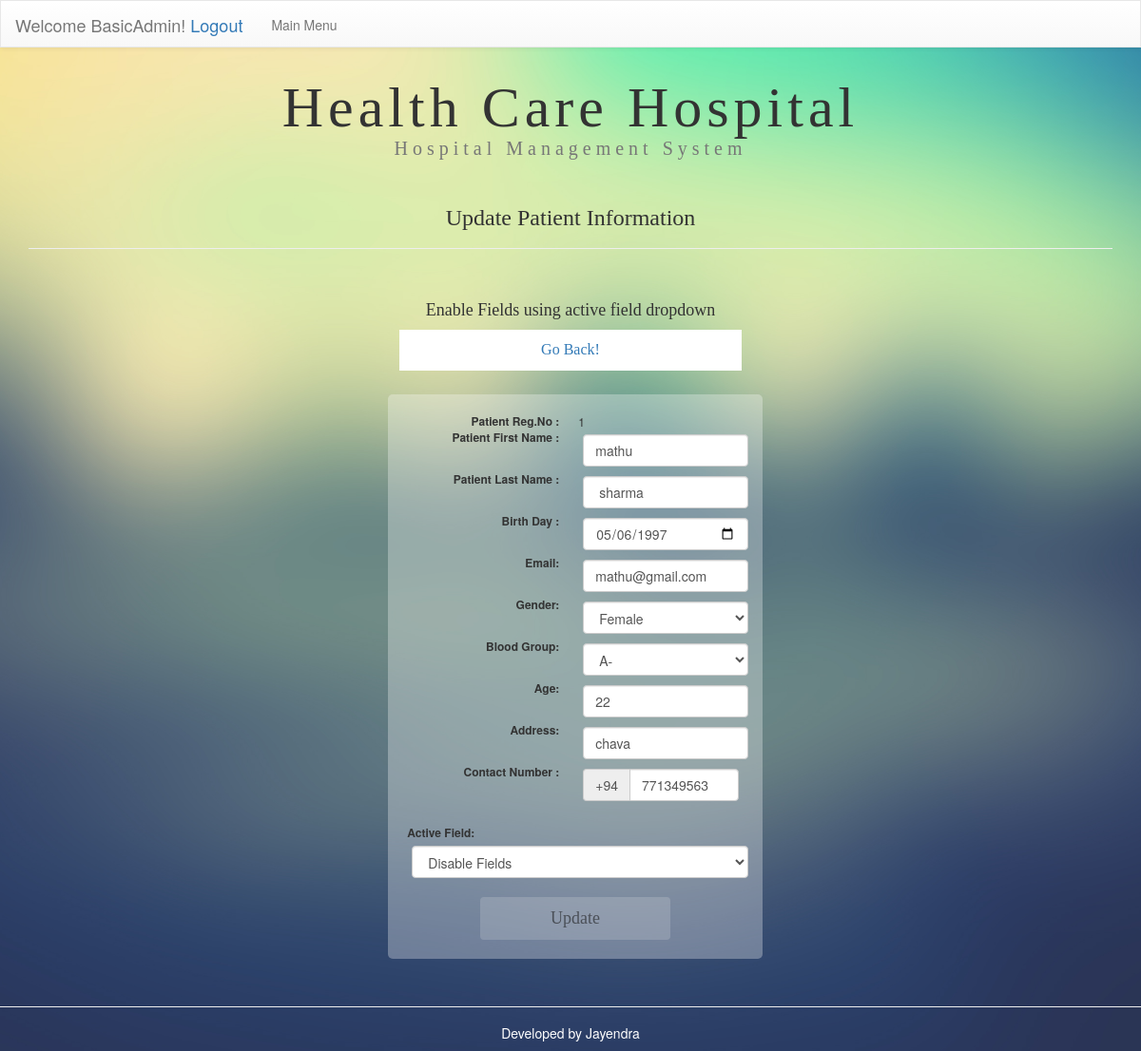
The page /HospitalSystem/suadpeted.php?id=1 (signed in) on the database its author committed.
### tables this page shows
CREATE TABLE `patient` (
  `pet_id` int(11) NOT NULL AUTO_INCREMENT,
  `pet_reg_date` datetime DEFAULT CURRENT_TIMESTAMP,
  `pet_fn` varchar(100) DEFAULT NULL,
  `pet_sn` varchar(100) DEFAULT NULL,
  `pet_addr` varchar(500) DEFAULT NULL,
  `pet_ac` varchar(3) DEFAULT '+94',
  `pet_con` int(10) DEFAULT NULL,
  `pet_em` varchar(1000) DEFAULT NULL,
  `pet_gen` varchar(10) DEFAULT NULL,
  `pet_bd` date DEFAULT NULL,
  `pet_age` int(3) DEFAULT NULL,
  `pet_bg` varchar(3) DEFAULT NULL,
  `Pet_opdid` int(11) DEFAULT NULL,
  `Insert_admunname` varchar(100) DEFAULT NULL,
  `Update_sadmunname` varchar(100) DEFAULT NULL,
  `update_date` datetime DEFAULT NULL,
  PRIMARY KEY (`pet_id`),
  KEY `Pet_opdid` (`Pet_opdid`)
);

### HospitalSystem/suadpeted.php (the view, shortened to what this page needs)
<!DOCTYPE html PUBLIC "-//W3C//DTD XHTML 1.0 Transitional//EN" "http://www.w3.org/TR/xhtml1/DTD/xhtml1-transitional.dtd">
<html xmlns="http://www.w3.org/1999/xhtml">
<head>
<link rel="stylesheet" href="css/hide.css">
<link rel="stylesheet" href="css/bootstrap.min.css">
<link rel="stylesheet" href="css/bootstrap-theme.min.css">
<link rel="stylesheet" type="text/css" href="css/staff.css"/><script type="text/javascript" src="js/rightde.js"></script>
</head>
<body>
  <header class="nav-down ">
<?php include_once('sanavbar.php');?>
</header>
<?php
require('connect.php');
$id=$_REQUEST['id'];
$query = "SELECT * FROM `patient` WHERE `pet_id`='$id'";
$result = mysqli_query($con, $query) or die ( mysqli_error());
$row = mysqli_fetch_assoc($result);
?>
<div class="container">
<div class="row">
<div class="col-md-12 col-xs-12 ">
<h1 class="text-center ">Health Care Hospital<br /><small style="font-size:20px">Hospital Management System</small></h1></div>
</div>
</div>
<div class="container">
<div class="row">
<div class="col-md-12 col-xs-12">
<div class="page-header">
<h3 style="font-family:calibri;" class="text-center">Update Patient Information</h3></div>
</div>
</div>
</div>
<div style="border-radius:10px; padding:25px;" class="container-fluid">
<div class="row">
<div class="">
<h4 style="font-family:calibri;" class="text-center">Enable Fields using active field dropdown</h4>
<div class="container">
<div class="row">
<div class="col-md-4 col-md-push-4">
<ul class="nav  nav-justified" style="background-color:#FFF;">
<li style="font-family:calibri; font-size:16px;"><a href="supadminop.php">Go Back!</a></ul>
</div>
</div>
</div>
<br />
<div style="padding:20px;  margin:5px; border-radius:5px; background-color:rgba(255, 255, 255, 0.3);"class="col-md-4 col-md-push-4">
<dl class="dl-horizontal">
<form class="" action="" method="post" id="upform">
  <dt style="font-size:12px;"><strong>Patient Reg.No :</strong> </dt>
  <dd style="font-size:12px;"><?php echo $row["pet_id"]; ?></dd>
  <dt style="font-size:12px;"><strong>Patient First Name : </strong> </dt>
  <dd style="font-size:12px;"><input pattern="[A-Za-z]{1,30}" title="Use Only Letters" name="pfname" id="patifn" style="margin:5px" class="form-control" type="text" value="<?php echo $row["pet_fn"]; ?>"></dd>
  <dt style="font-size:12px;"><strong>Patient Last Name : </strong> </dt>
  <dd style="font-size:12px;"><input pattern="[A-Za-z]{1,30}" title="Use Only Letters" name="psname" id="patsn" style="margin:5px" class="form-control" type="text" value=" <?php echo $row["pet_sn"]; ?>" </dd>
  <dt style="font-size:12px;"><strong>Birth Day      : </strong></dt>
  <dd style="font-size:12px;"><input required="required" name="pdob" id="db"  style="margin:5px" class="form-control" type="date" value="<?php echo $row["pet_bd"]; ?>"></dd>
  <dt style="font-size:12px;"><strong>Email: </strong></dt>
  <dd style="font-size:12px;"><input pattern="[a-z0-9._%+-]+@[a-z0-9.-]+\.[a-z]{2,3}$" title="Not Valide Email" name="em" id="em"  style="margin:5px" class="form-control" type="text" value="<?php echo $row["pet_em"]; ?>"></dd>
  <dt style="font-size:12px;"><strong>Gender: </strong></dt>
  <dd style="font-size:12px;">
  <select name="gen"  id="gen"  style="margin:5px"    class="form-control" placeholder="Select your Gendere">
      <option  value="<?php echo $row["pet_gen"]; ?>"><?php echo $row["pet_gen"]; ?></option>
      <option value="Female">Female</option></dd>
  <dt style="font-size:12px;"><strong>Blood Group: </strong></dt></dt>
  <dd style="font-size:12px;">
  <select id="bog"  style="margin:5px" name="bg"   class="form-control" placeholder="Select your Staff Type">
  <option value="<?php echo $row["pet_bg"]; ?>"><?php echo $row["pet_bg"]; ?></option>
  </select></dd>
  <dt style="font-size:12px;"><strong>Age: </strong></dt>
  <dd style="font-size:12px;"><input name="age" style="margin:5px" class="form-control" type="text" value="<?php echo $row["pet_age"]; ?>" ></dd>
  <dt style="font-size:12px;"><strong>Address: </strong></dt>
  <dd style="font-size:12px;"><input required="required" name="padd" id="addr"  style="margin:5px" class="form-control" type="text" value="<?php echo $row["pet_addr"]; ?>" ></dd>
  <dt style="font-size:12px;"><strong>Contact Number : </strong>
  <dd style="font-size:12px;"><div style="margin:5px" class="input-group">
  <span class="  input-group-addon" id="basic-addon1"><?php echo $row["pet_ac"]; ?></span>
  <input pattern="\d{9,9}"  maxlength="9" title="Envalid Mobile Number Use only Letters and chacter count must be 9" required="required" name="ptel" id="tel" type="text" class="form-control" value="<?php echo $row["pet_con"]; ?>" placeholder="Username" aria-describedby="basic-addon1 ">
</dd>
  </dl>
<dl>
  <dt style="font-size:12px;"><strong>Active Field: </strong></dt></dt>
  <dd style="font-size:12px;">
  <select onchange="display()"  style="margin:5px; border-colour:red;" id="fieldsac" required="required"  class="form-control" placeholder="Select your Staff Type">
  <option value="DF">Disable Fields</option>
  </select></dd>
</dl>
  <center>
<button id="Button" class="btn" name=submit type="submit" disabled="disabled">Update</button>
</center>
  </div>
</div>
</div>
</div>
</body>
<footer>
	<hr />
    <center><h5 style="color:#FFF">Developed by Jayendra</h5><center>
</footer>
</html>

### HospitalSystem/css/hide.css (style rules this page uses)
body { padding-top: 50px; }
header { height: 40px; z-index: 1; position:fixed; top: 0; transition: top 0.2s ease-in-out; width: 100%; }

### HospitalSystem/css/staff.css (style rules this page uses)
body { background:url(../images/background.jpg) no-repeat center center fixed ; -webkit-background-size:cover; -moz-background-size:cover; -o-background-size:cover; background-size:cover; }
h1 { text-align:center; font-family:"calibri"; font-size:60px; padding-top:10px; letter-spacing:5px; }
.btn { height:45px; width:200px; font-size:18px; font-family:"calibri"; }

### rows shown on the page
patient: pet_id "1", pfname "mathu", psname "sharma", pdob "05/06/1997", em "mathu@gmail.com", gen "Female", bg "A-", age "22", padd "chava", pet_ac "+94", ptel "771349563"

### other values the page prints
$_SESSION['sadmun'] "BasicAdmin"
